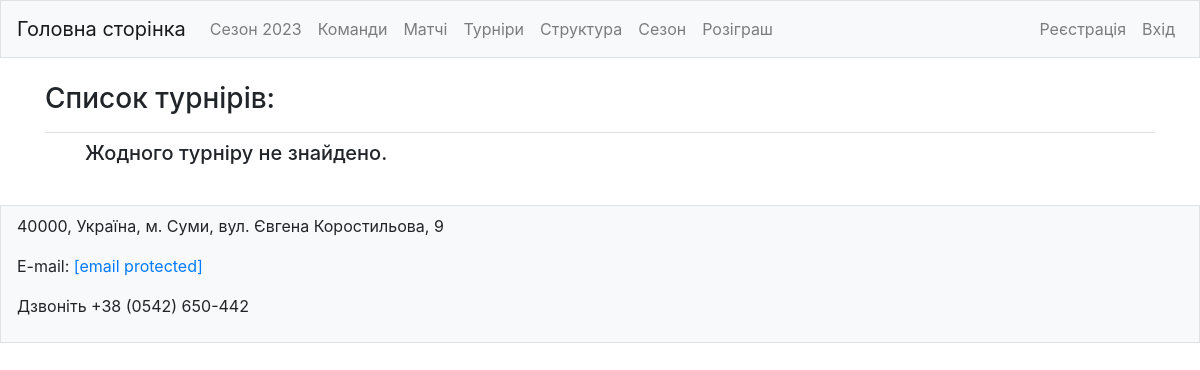
Page /tournaments_season/ on the earlier database version.
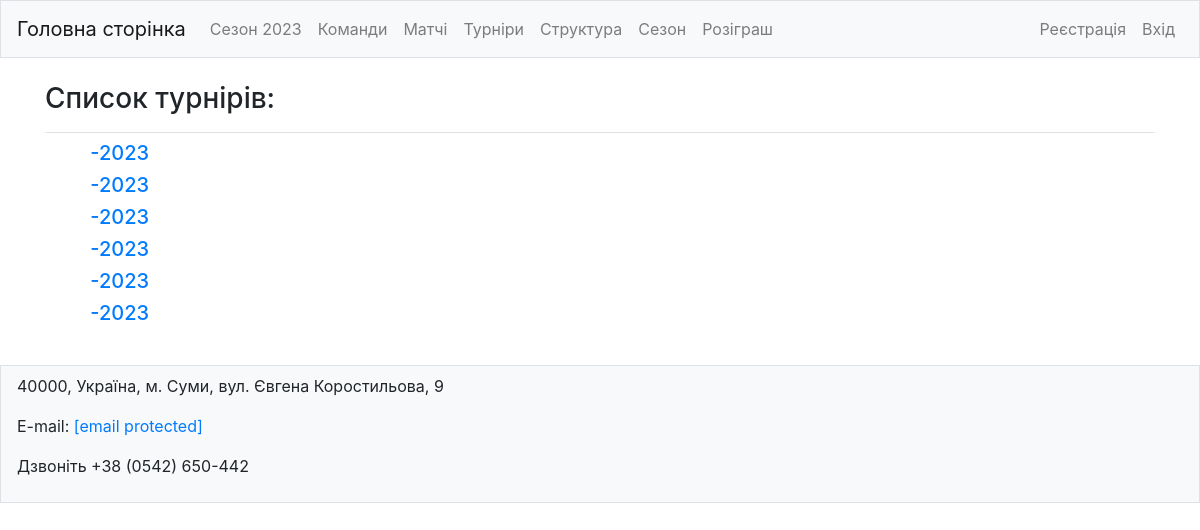
Same page on the later database version.
### footballs/models.py (models this page shows, shortened)
class TournamentTables(models.Model):
    region = models.ForeignKey(Regions, on_delete=models.PROTECT, verbose_name="Область")
    tournament = models.ForeignKey(Tournaments, on_delete=models.PROTECT, verbose_name="Назва турніру")
    season = models.CharField(max_length=10, verbose_name='Сезон')
    team = models.ManyToManyField(Teams, related_name='teams', verbose_name="Команди")
    date_create = models.DateTimeField(auto_now_add=True)
    date_update = models.DateTimeField(auto_now=True)
    class Meta:
        verbose_name = "Турнірна таблиця сезону"
        verbose_name_plural = "Турнірні таблиці сезону"
    def get_absolute_url(self):
        return reverse('footballs:tournament', kwargs={
            'region_slug': self.region.region_slug,
            'tournament_slug': self.tournament.tournament_slug,
            'season_year': self.season,
        })

### footballs/views.py (the view)
# urls.py: path('tournaments_season/', views.tournaments_season, name='tournaments_season'),
def tournaments_season(request):
    tournaments = TournamentTables.objects.all()
    context = {
        'title': "Турніри",
        'tournaments': tournaments,
    }
    return render(request, 'footballs/tournaments_season.html', context)

### footballs/templates/footballs/tournaments_season.html (shortened to what this page needs)
{% extends 'base.html'%}
{% block page_header %}
  <h3>Список турнірів:</h3>
{% endblock page_header %}
{% block content %}
  <ul>
    {% for tournament in tournaments %}
        <lo><h5>
          <a href="{{ tournament.get_absolute_url }}">
            {{ tournament.tournament }}-{{ tournament.season }}
          </a>
        </h5></lo>
    {% empty %}
      <lo><h5>Жодного турніру не знайдено.</h5></lo>
    {% endfor %}
  </ul>
  <br>
{% endblock content %}

Differences in the rows shown:
added TournamentTables: season "2023"
added TournamentTables: season "2023"
added TournamentTables: season "2023"
added TournamentTables: season "2023"
added TournamentTables: season "2023"
added TournamentTables: season "2023"
Other differences:
text no longer shown: "Жодного турніру не знайдено."
